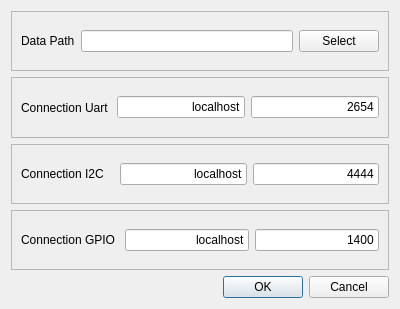
<?xml version="1.0" encoding="UTF-8"?>
<ui version="4.0">
 <class>PreferencesDialog</class>
 <widget class="QDialog" name="PreferencesDialog">
  <property name="geometry">
   <rect>
    <x>0</x>
    <y>0</y>
    <width>400</width>
    <height>309</height>
   </rect>
  </property>
  <property name="windowTitle">
   <string>Preferences</string>
  </property>
  <layout class="QVBoxLayout" name="verticalLayout">
   <item>
    <widget class="QFrame" name="frame">
     <property name="frameShape">
      <enum>QFrame::StyledPanel</enum>
     </property>
     <property name="frameShadow">
      <enum>QFrame::Raised</enum>
     </property>
     <layout class="QHBoxLayout" name="horizontalLayout_4">
      <item>
       <widget class="QLabel" name="dataPathLabel">
        <property name="text">
         <string>Data Path</string>
        </property>
       </widget>
      </item>
      <item>
       <widget class="QLineEdit" name="dataPath"/>
      </item>
      <item>
       <widget class="QPushButton" name="pushButton">
        <property name="text">
         <string>Select</string>
        </property>
       </widget>
      </item>
     </layout>
    </widget>
   </item>
   <item>
    <widget class="QFrame" name="uartFrame">
     <property name="frameShape">
      <enum>QFrame::StyledPanel</enum>
     </property>
     <property name="frameShadow">
      <enum>QFrame::Raised</enum>
     </property>
     <layout class="QHBoxLayout" name="horizontalLayout">
      <item>
       <widget class="QLabel" name="uartLabel">
        <property name="text">
         <string>Connection Uart </string>
        </property>
       </widget>
      </item>
      <item>
       <widget class="QLineEdit" name="uartHost">
        <property name="text">
         <string>localhost</string>
        </property>
        <property name="alignment">
         <set>Qt::AlignRight|Qt::AlignTrailing|Qt::AlignVCenter</set>
        </property>
       </widget>
      </item>
      <item>
       <widget class="QLineEdit" name="uartPort">
        <property name="inputMask">
         <string>9999</string>
        </property>
        <property name="text">
         <string>2654</string>
        </property>
        <property name="alignment">
         <set>Qt::AlignRight|Qt::AlignTrailing|Qt::AlignVCenter</set>
        </property>
       </widget>
      </item>
     </layout>
    </widget>
   </item>
   <item>
    <widget class="QFrame" name="i2cFrame">
     <property name="frameShape">
      <enum>QFrame::StyledPanel</enum>
     </property>
     <property name="frameShadow">
      <enum>QFrame::Raised</enum>
     </property>
     <layout class="QHBoxLayout" name="horizontalLayout_2">
      <item>
       <widget class="QLabel" name="i2cLabel">
        <property name="text">
         <string>Connection I2C   </string>
        </property>
       </widget>
      </item>
      <item>
       <widget class="QLineEdit" name="i2cHost">
        <property name="text">
         <string>localhost</string>
        </property>
        <property name="alignment">
         <set>Qt::AlignRight|Qt::AlignTrailing|Qt::AlignVCenter</set>
        </property>
       </widget>
      </item>
      <item>
       <widget class="QLineEdit" name="i2cPort">
        <property name="inputMask">
         <string>9999</string>
        </property>
        <property name="text">
         <string>4444</string>
        </property>
        <property name="alignment">
         <set>Qt::AlignRight|Qt::AlignTrailing|Qt::AlignVCenter</set>
        </property>
       </widget>
      </item>
     </layout>
    </widget>
   </item>
   <item>
    <widget class="QFrame" name="gpioFrame">
     <property name="frameShape">
      <enum>QFrame::StyledPanel</enum>
     </property>
     <property name="frameShadow">
      <enum>QFrame::Raised</enum>
     </property>
     <layout class="QHBoxLayout" name="horizontalLayout_3">
      <item>
       <widget class="QLabel" name="gpioLabel">
        <property name="text">
         <string>Connection GPIO </string>
        </property>
       </widget>
      </item>
      <item>
       <widget class="QLineEdit" name="gpioHost">
        <property name="text">
         <string>localhost</string>
        </property>
        <property name="alignment">
         <set>Qt::AlignRight|Qt::AlignTrailing|Qt::AlignVCenter</set>
        </property>
       </widget>
      </item>
      <item>
       <widget class="QLineEdit" name="gpioPort">
        <property name="text">
         <string>1400</string>
        </property>
        <property name="alignment">
         <set>Qt::AlignRight|Qt::AlignTrailing|Qt::AlignVCenter</set>
        </property>
       </widget>
      </item>
     </layout>
    </widget>
   </item>
   <item>
    <widget class="QDialogButtonBox" name="prefButtonBox">
     <property name="orientation">
      <enum>Qt::Horizontal</enum>
     </property>
     <property name="standardButtons">
      <set>QDialogButtonBox::Cancel|QDialogButtonBox::Ok</set>
     </property>
    </widget>
   </item>
  </layout>
 </widget>
 <resources/>
 <connections>
  <connection>
   <sender>prefButtonBox</sender>
   <signal>accepted()</signal>
   <receiver>PreferencesDialog</receiver>
   <slot>accept()</slot>
   <hints>
    <hint type="sourcelabel">
     <x>260</x>
     <y>304</y>
    </hint>
    <hint type="destinationlabel">
     <x>157</x>
     <y>243</y>
    </hint>
   </hints>
  </connection>
  <connection>
   <sender>prefButtonBox</sender>
   <signal>rejected()</signal>
   <receiver>PreferencesDialog</receiver>
   <slot>reject()</slot>
   <hints>
    <hint type="sourcelabel">
     <x>328</x>
     <y>304</y>
    </hint>
    <hint type="destinationlabel">
     <x>286</x>
     <y>243</y>
    </hint>
   </hints>
  </connection>
  <connection>
   <sender>pushButton</sender>
   <signal>clicked()</signal>
   <receiver>PreferencesDialog</receiver>
   <slot>choosePath()</slot>
   <hints>
    <hint type="sourcelabel">
     <x>358</x>
     <y>42</y>
    </hint>
    <hint type="destinationlabel">
     <x>394</x>
     <y>69</y>
    </hint>
   </hints>
  </connection>
 </connections>
 <slots>
  <slot>choosePath()</slot>
 </slots>
</ui>
